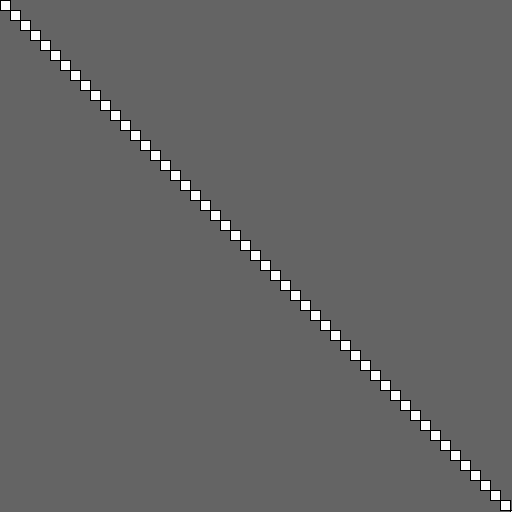
Frame 1 (no input)
Frame 60 (the mouse pressed at the canvas centre just before this capture): identical to frame 1, image omitted
Frame 120 (the mouse held since frame 60 and released just before this capture): identical to frame 1, image omitted

The Processing sketch that drew this single still picture (run headless with seeded random() and noise(); from frame 60 on, the mouse is pressed at the canvas centre):

// Processing sketch: sublime
// ── sublime.pde
void setup() {
	size(512, 512);
}

void draw() {
	background(100);
	for (int i = 0; i < 500; ++i) {
		rect(i*10, i*10, 10, 10);
	}
}
